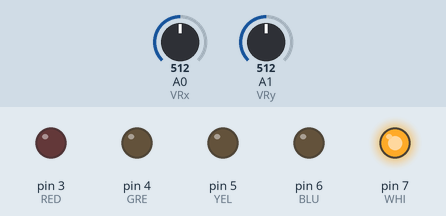
Bench run of a sketch on a simulated Arduino Uno, built with avr-gcc and run on an emulated ATmega328P. Shown: output pins drawn as LEDs (lit = HIGH). Inputs (shaded band) come from the test bench; at power-on: A0 (VRx) = 512, A1 (VRy) = 512.

Above: at 1.2 s.
1.3 s: A0 (VRx) set to 788
2.8 s: A0 (VRx) set to 816
At 4.0 s:
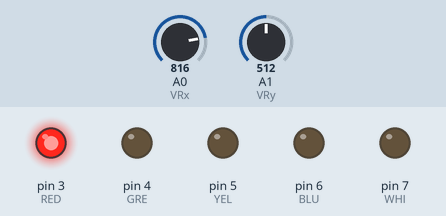
4.3 s: A1 (VRy) set to 784
5.8 s: A1 (VRy) set to 808
At 6.9 s:
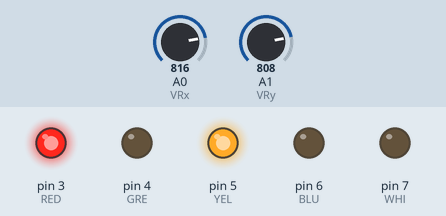
7.3 s: A0 (VRx) set to 790
At 8.3 s:
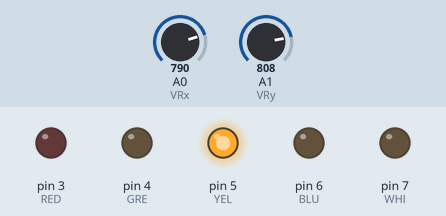
8.8 s: A1 (VRy) set to 190
At 9.7 s:
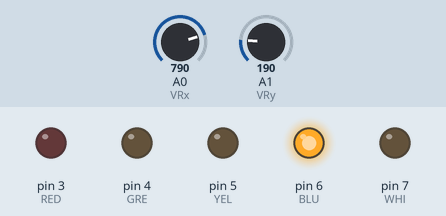
Timing chart, 0 to 11.3 s (numbered marks = the images above; inputs shaded):
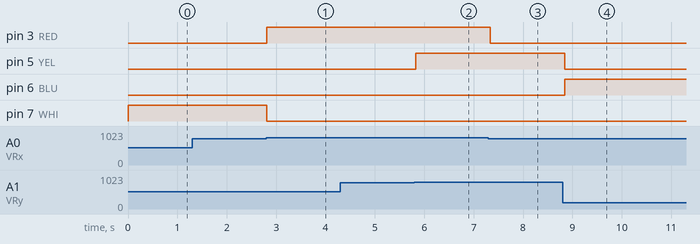

Measured:
- the behaviour switches between 800 and 801 on A0 (VRx) (found by bisection; images 0 and 1)
- the behaviour switches between 800 and 801 on A1 (VRy) (found by bisection; images 1 and 2)
- after the input at 1.3 s, every drawn part: stays the same
- after the input at 2.8 s, pin 3 (RED): LOW → HIGH at once; pin 7 (WHI): HIGH → LOW at once
- after the input at 4.3 s, every drawn part: stays the same
- after the input at 5.8 s, pin 5 (YEL): LOW → HIGH at once
- after the input at 7.3 s, pin 3 (RED): HIGH → LOW at once
- after the input at 8.8 s, pin 5 (YEL): HIGH → LOW at once; pin 6 (BLU): LOW → HIGH at once

The sketch:

JoystickLedControl.ino
```cpp
#define VRx A0
#define VRy A1

#define RED 3
#define GRE 4
#define YEL 5
#define BLU 6
#define WHI 7

const int thresholdLow = 200;
const int thresholdHigh = 800;

void setup() {
  pinMode(RED, OUTPUT);
  pinMode(GRE, OUTPUT);
  pinMode(YEL, OUTPUT);
  pinMode(BLU, OUTPUT);
  pinMode(WHI, OUTPUT);
}

void loop() {

  int xPosition = analogRead(VRx);
  int yPosition = analogRead(VRy);

  if (xPosition > thresholdHigh) {
    digitalWrite(RED, HIGH);
    digitalWrite(GRE, LOW);
  } else if (xPosition < thresholdLow) {
    digitalWrite(RED, LOW);
    digitalWrite(GRE, HIGH);
  } else {
    digitalWrite(RED, LOW);
    digitalWrite(GRE, LOW);
  }

  if (yPosition > thresholdHigh) {
    digitalWrite(YEL, HIGH);
    digitalWrite(BLU, LOW);
  } else if (yPosition < thresholdLow) {
    digitalWrite(YEL, LOW);
    digitalWrite(BLU, HIGH);
  } else {
    digitalWrite(YEL, LOW);
    digitalWrite(BLU, LOW);
  }

  if (xPosition >= thresholdLow && xPosition <= thresholdHigh &&
      yPosition >= thresholdLow && yPosition <= thresholdHigh) {
    digitalWrite(WHI, HIGH);
  } else {
    digitalWrite(WHI, LOW);
  }

  delay(50);
}
```
